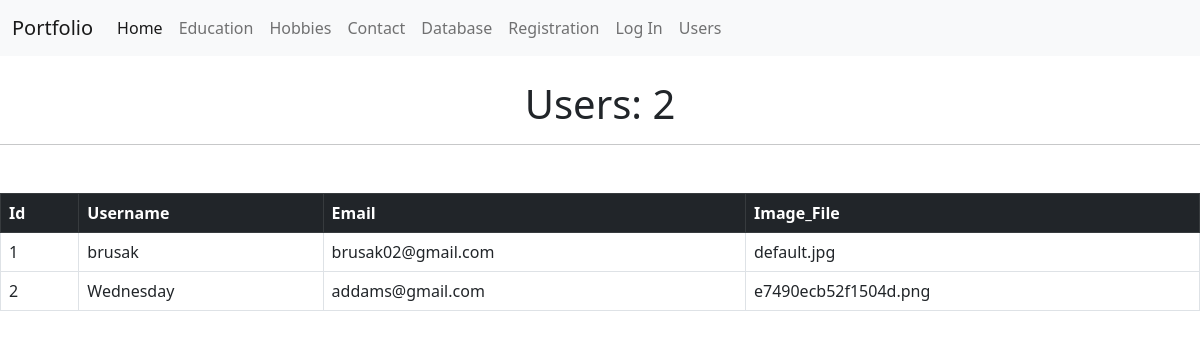
Screenshot of /users with the database file from the repository.
### app/account/models.py (models this page shows, shortened)
class User(db.Model, UserMixin) :
    id = db.Column(db.Integer, primary_key=True)
    username = db.Column(db.String(20), unique=True, nullable=False)
    email = db.Column(db.String(120), unique=True, nullable=False)
    image_file = db.Column(db.String(20), nullable=False, default='default.jpg')
    about_me = db.Column(db.String(120), nullable=True)
    last_seen = db.Column(db.DateTime, default=now())
    password = db.Column(db.String(60), nullable=False)
    tasks_owned = db.relationship('Task', backref='owner', lazy='dynamic')
    comments = db.relationship('Comment', backref='users', lazy='dynamic')
    @property
    def password_hash(self):
        raise AttributeError('Is not readable')

### app/account/views.py (the view)
@account_bp.route('/users')
def users():
    all_users = User.query.all()
    count_users = User.query.count()
    return render_template('users.html', all_users=all_users, count=count_users)

### app/account/views.py (called while the page is built)
@account_bp.after_request
def after_request(response):
    if current_user:
        current_user.last_seen = datetime.now()
        try:
            db.session.commit()
        except:
            flash('Error while update user last seen!', 'danger')
    return response

### app/account/templates/account/users.html (shortened to what this page needs)
{% extends 'layout.html' %}
{% block name %}
<br><h1 class="text-center">Users: {{count}}</h1>
{% endblock %}
{% block body %}
    {% if all_users %}
<table class="table table-hover table-bordered">
    <thead class="table-dark">
      <tr>
       <th scope="col">Id</th>
       <th scope="col">Username</th>
       <th scope="col">Email</th>
       <th scope="col">Image_File</th>
      </tr>
    </thead>
    {% for data in all_users %}
    <tbody>
      <tr>
       <td>{{data.id}}</td>
       <td>{{data.username}}</td>
       <td>{{data.email}}</td>
       <td>{{data.image_file}}</td>
       </tr>
    </tbody>
    {% endfor%}
 </table>
    {% else %}
    <h4>No Users Registered!</h4>
    {% endif %}
{% endblock %}

### rows the page displays
User: id "1", username "brusak", email "brusak02@gmail.com", image_file "default.jpg"
User: id "2", username "Wednesday", email "addams@gmail.com", image_file "e7490ecb52f1504d.png"

### other values shown
{{ count }} "2"
